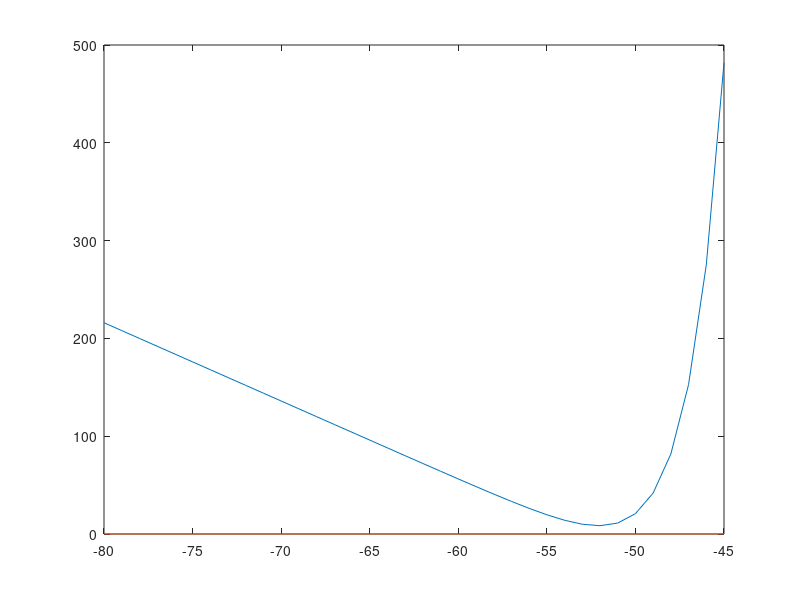
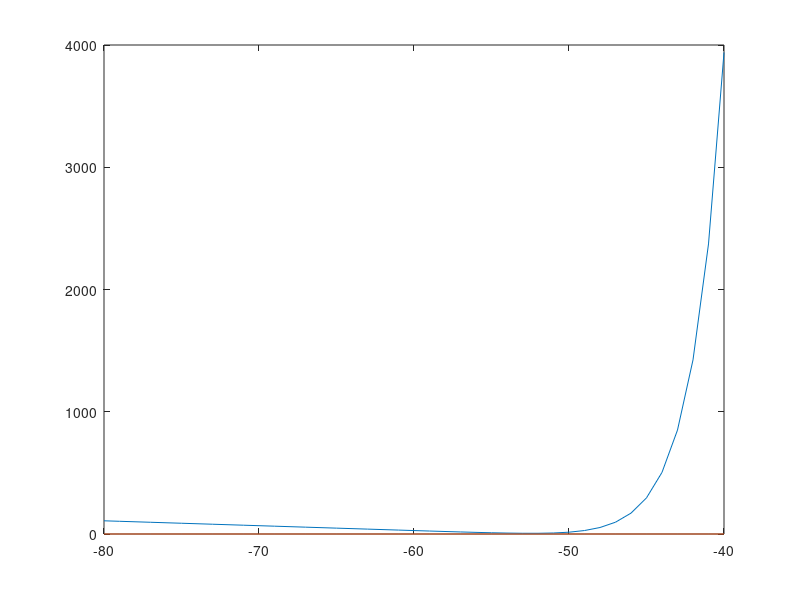

MATLAB code to generate these figures, in order:
figure(1)
% SNR
g=5;
E_L=-53;
V_T=-53; % Spikeing above + a=3 gives -54
delta_T=2; % Gives critical voltage at -50 for which an action potantial is generatet
a=3;

f=@ (V) -g*(V-E_L)+g*delta_T.*exp((V-V_T)./delta_T)-a*(V-E_L);

v=-80:-45;
clf
plot(v,f(v))
hold all
plot(v,zeros(size(v)))
xlim([v(1),v(end)])


figure(2)
% GPE
g=3;
E_L=-53;
V_T=-53; % Spikeing above
delta_T=2; % Gives critical voltage at -43 for which an action potantial is generatet
a=1;

f=@ (V) -g*(V-E_L)+g*delta_T.*exp((V-V_T)./delta_T)-a*(V-E_L);

v=-80:-40;
clf
plot(v,f(v))
hold all
plot(v,zeros(size(v)))
xlim([v(1),v(end)])
